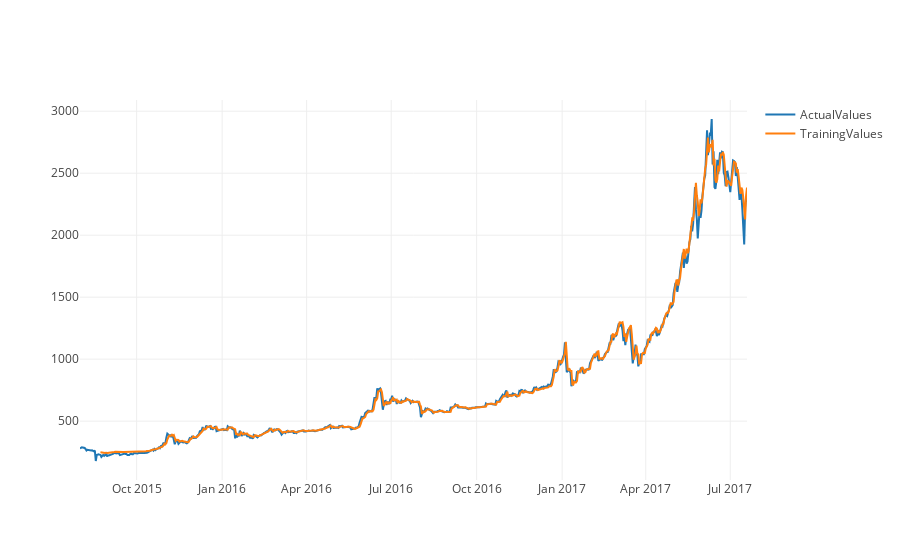

Source (notebook cell):
### Code cell
Actual = pd.DataFrame(prices, columns=["close"], index=all_df.date).close
Training = pd.DataFrame(trainPredictPlot, columns=["close"], index=all_df.date).close
pred = pd.DataFrame(trainPredictPlot, columns=["close"], index=all_df.date).close

ActualValues = go.Scatter( x = df.date, y = Actual, name = 'ActualValues')
TrainingValues = go.Scatter( x = df.date, y = Training, name = 'TrainingValues')

iplot([ActualValues,TrainingValues])

### Figure 1 — Plotly figure (JSON) as saved in the notebook; plotly's stock layout.template omitted (floating-point values rounded to 4 significant figures; data arrays with more than 128 entries replaced by an {"elided": "..."} marker saying what was removed)
{"data": [{"name": "ActualValues", "type": "scatter", "x": {"elided": "719 str values"}, "y": {"elided": "719 float values"}}, {"name": "TrainingValues", "type": "scatter", "x": {"elided": "719 str values"}, "y": {"elided": "719 float values"}}], "layout": {}}
